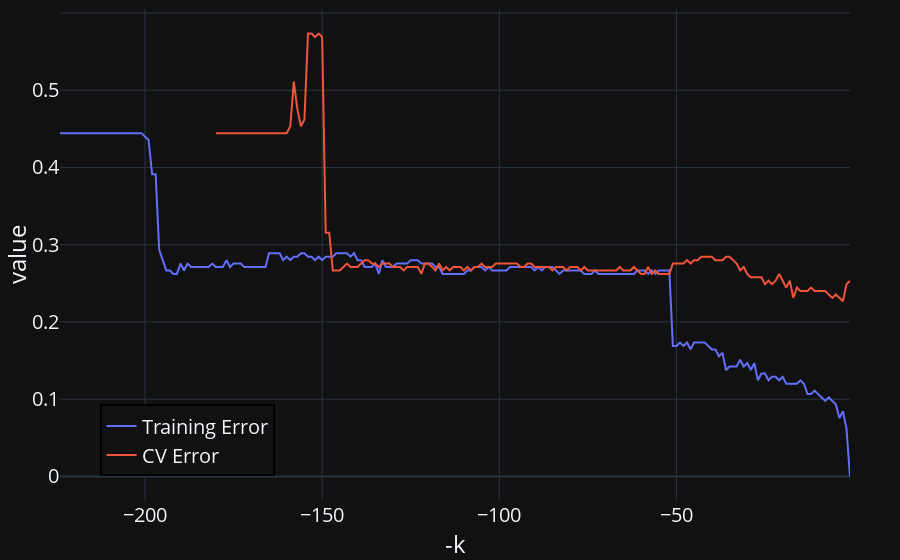

This figure's notebook cell:
### Code cell
fig = px.line(both_training_and_CV_errors, x = "-k", y = ["Training Error", "CV Error"])
standardize_figure(fig)
fig.update_layout(legend_title= "", legend=dict( x=0.05, y=0.05, bordercolor="Black", borderwidth=2))
fig.show()
fig.write_image("images/Training_and_CV_error_vs_minus_k.png")

### Figure 1 — Plotly figure (JSON) as saved in the notebook; plotly's stock layout.template omitted (floating-point values rounded to 4 significant figures; data arrays with more than 128 entries replaced by an {"elided": "..."} marker saying what was removed)
{"data": [{"hovertemplate": "variable=Training Error<br>-k=%{x}<br>value=%{y}<extra></extra>", "legendgroup": "Training Error", "line": {"color": "#636efa", "dash": "solid"}, "marker": {"symbol": "circle"}, "mode": "lines", "name": "Training Error", "orientation": "v", "showlegend": true, "x": {"elided": "224 int values"}, "xaxis": "x", "y": {"elided": "224 float values"}, "yaxis": "y", "type": "scatter"}, {"hovertemplate": "variable=CV Error<br>-k=%{x}<br>value=%{y}<extra></extra>", "legendgroup": "CV Error", "line": {"color": "#EF553B", "dash": "solid"}, "marker": {"symbol": "circle"}, "mode": "lines", "name": "CV Error", "orientation": "v", "showlegend": true, "x": {"elided": "224 int values"}, "xaxis": "x", "y": {"elided": "224 float values"}, "yaxis": "y", "type": "scatter"}], "layout": {"xaxis": {"anchor": "y", "domain": [0.0, 1.0], "title": {"text": "-k"}}, "yaxis": {"anchor": "x", "domain": [0.0, 1.0], "title": {"text": "value"}}, "legend": {"title": {"text": ""}, "tracegroupgap": 0, "x": 0.05, "y": 0.05, "bordercolor": "Black", "borderwidth": 2}, "margin": {"t": 1, "l": 50, "r": 50, "b": 0}, "font": {"size": 20}}}
